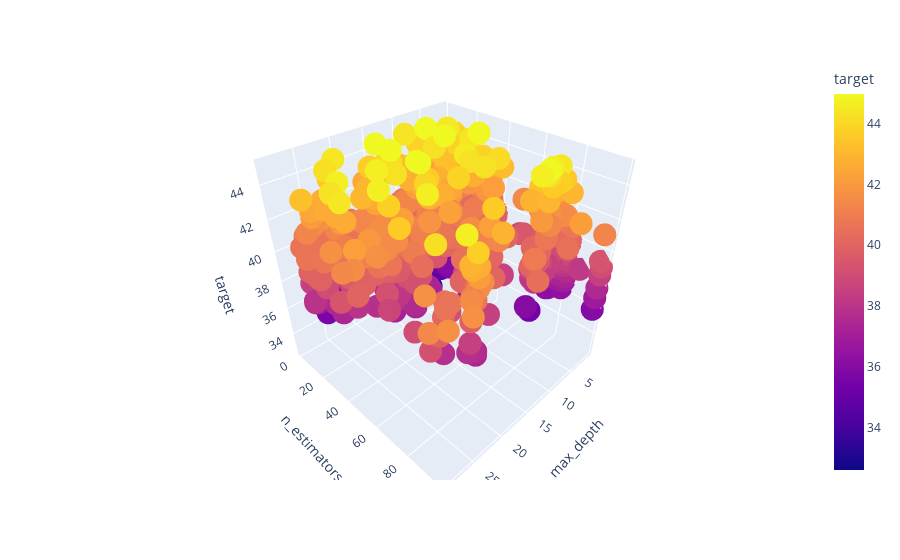

Source (notebook cell):
### Code cell
px.scatter_3d(df2, x = "max_depth", y = "n_estimators", z = "target", color = "target")

### Figure 1 — Plotly figure (JSON) as saved in the notebook; plotly's stock layout.template omitted (floating-point values rounded to 4 significant figures; data arrays with more than 128 entries replaced by an {"elided": "..."} marker saying what was removed)
{"data": [{"hovertemplate": "max_depth=%{x}<br>n_estimators=%{y}<br>target=%{marker.color}<extra></extra>", "legendgroup": "", "marker": {"color": {"elided": "912 float values"}, "coloraxis": "coloraxis", "symbol": "circle"}, "mode": "markers", "name": "", "scene": "scene", "showlegend": false, "type": "scatter3d", "x": {"elided": "912 int values"}, "y": {"elided": "912 int values"}, "z": {"elided": "912 float values"}}], "layout": {"coloraxis": {"colorbar": {"title": {"text": "target"}}, "colorscale": [[0, "#0d0887"], [0.1111, "#46039f"], [0.2222, "#7201a8"], [0.3333, "#9c179e"], [0.4444, "#bd3786"], [0.5556, "#d8576b"], [0.6667, "#ed7953"], [0.7778, "#fb9f3a"], [0.8889, "#fdca26"], [1, "#f0f921"]]}, "legend": {"tracegroupgap": 0}, "margin": {"t": 60}, "scene": {"domain": {"x": [0, 1], "y": [0, 1]}, "xaxis": {"title": {"text": "max_depth"}}, "yaxis": {"title": {"text": "n_estimators"}}, "zaxis": {"title": {"text": "target"}}}}}
